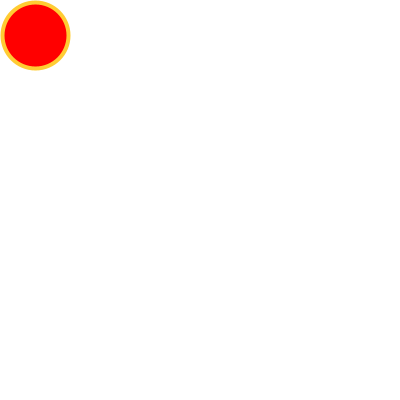
Frame 1 (no input)
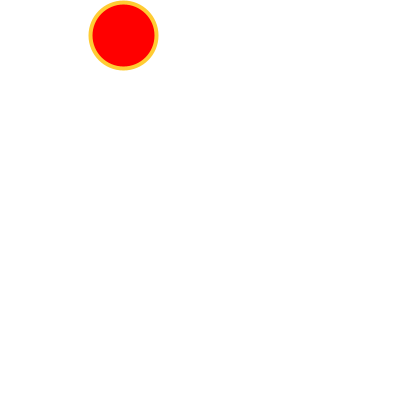
Frame 60 (the mouse pressed at the canvas centre just before this capture)
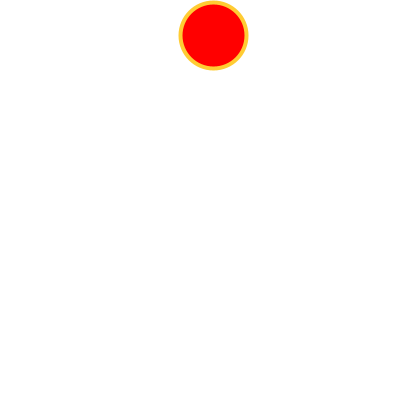
Frame 120 (the mouse held since frame 60 and released just before this capture)

The Processing sketch that drew these frames (run headless with seeded random() and noise(); from frame 60 on, the mouse is pressed at the canvas centre):

// Processing sketch: HW1f_bouncingball
// ── HW1f_bouncingball.pde
/**
 *@author:Rui Zhang
 *Hw1c: processing program that draws a bouncing ball that bounces off 4 walls
 */
 
 
 void setup(){
   size(400,400);
   smooth(8);
 }
 
float x=35.0,y=35.0;
float sx=+1.5,sy=+1.5;
 void draw(){
   background(255);
   fill(255,0,0);
   stroke(255,204,51);
   strokeWeight(4);
   ellipse(x,y,66,66);
   if(y<=35){
     x=x+sx;
   }
   if(x>=365){
     x=365;
     y+=sy;
   }
   if(y>=365){
     y=365;
     x=x-sx;
    }
   if(x<=35){
     x=35;
     y=y-sy;
   }
 }
         
       
